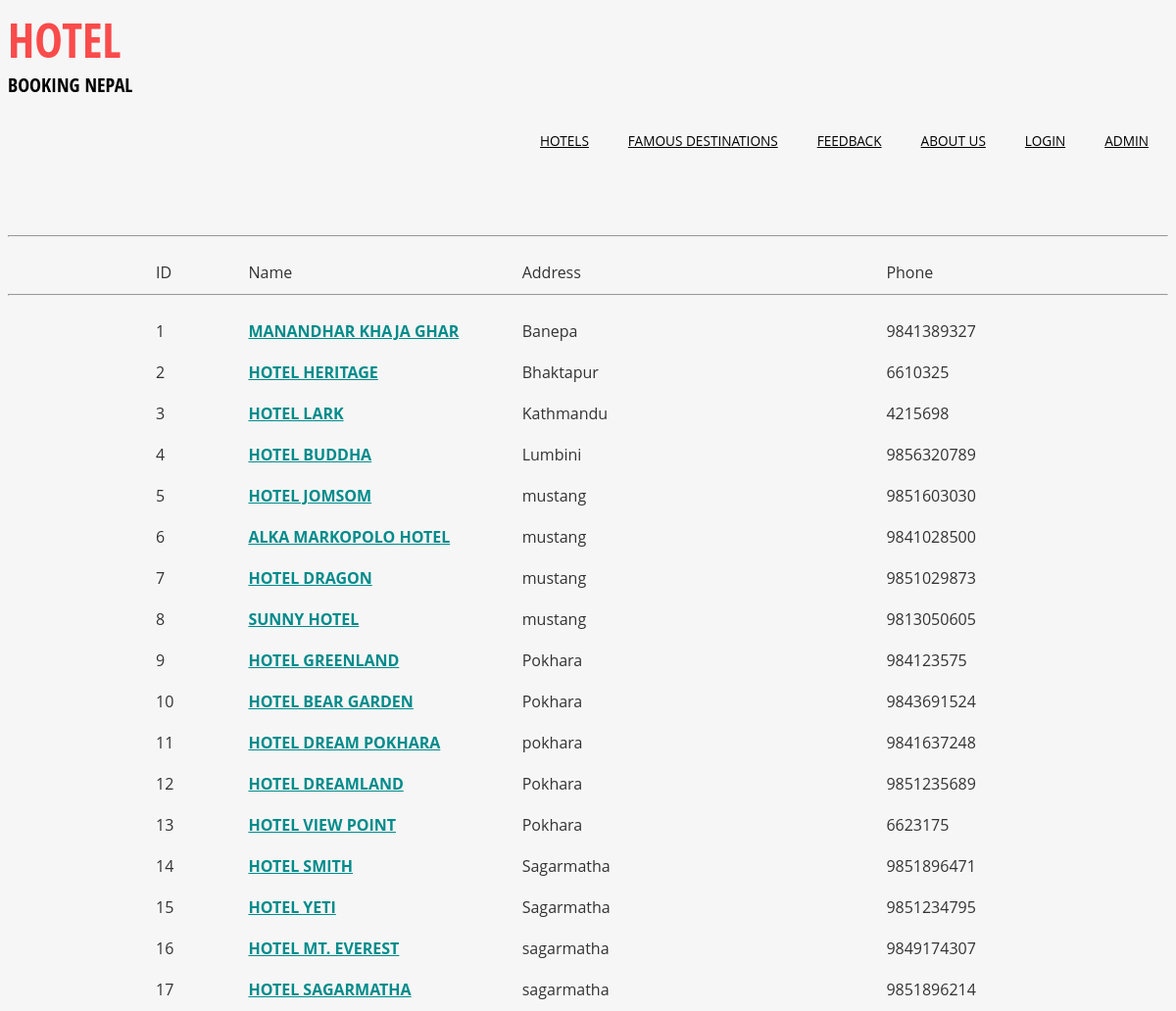
Page /php/hotels.php on the committed database.
### tables this page shows
CREATE TABLE IF NOT EXISTS `organization` (
  `organizationID` int(11) NOT NULL,
  `organization_name` varchar(30) NOT NULL,
  `organization_location` varchar(50) NOT NULL,
  `phone` bigint(20) NOT NULL,
  `phone1` bigint(11) NOT NULL DEFAULT '0',
  `pan_no` bigint(20) NOT NULL
);

### php/hotels.php (the view)
<?php
require 'header.php';
$display = "";
$i=1;
?>
<br><br><br><br><br><br>
<?php
$mysqli = new mysqli("localhost", "root", "", "reservation");
$query = $mysqli->query("SELECT * FROM organization ORDER BY organization_location ASC");
if($query->num_rows){
    while($rows = $query->fetch_array(MYSQLI_ASSOC)){
        $organizationID = $rows['organizationID'];
        $name = strtoupper($rows['organization_name']);
        $organization_name = implode(" ", explode("_", $name));
        $address = $rows['organization_location'];
        $phone = $rows['phone'];
        $display .= "<table width='75%'>
            <tr>
                <td width='10%'>$i</td>
                <td width='30%'><b><a href='hotel_details.php?id=$name&organization_id=$organizationID'>$organization_name</a></b></td>
                <td width='40%'>$address</td>
                <td width='15%'>$phone</td>
            </tr>
        </table>";
        $i++;
    }
}
?>
<hr><center>
    <table width='75%'>
        <tr>
            <td width='10%'>ID</td>
            <td width='30%'>Name</td>
            <td width='40%'>Address</td>
            <td width='15%'>Phone</td>
        </tr>
    </table>
<hr>
    <center>
<?=$display?>

### css/style.css (style rules this page uses)
body { font-family: helvetica, arial, sans-serif; background-color: lightgoldenrodyellow; color:#333333; }
a { color: darkcyan; }
td,tr { padding-top:15px; }

### css/abcd.css (style rules this page uses)
html, body { font-family: 'Open Sans', sans-serif; background:#F6F6F6; }
body a { transition:0.5s all; -webkit-transition:0.5s all; -moz-transition:0.5s all; -o-transition:0.5s all; -ms-transition:0.5s all; }

### rows in the picture
organization: organization_name "MANANDHAR KHAJA GHAR", organization_location "Banepa", phone "9841389327"
organization: organization_name "HOTEL HERITAGE", organization_location "Bhaktapur", phone "6610325"
organization: organization_name "HOTEL LARK", organization_location "Kathmandu", phone "4215698"
organization: organization_name "HOTEL BUDDHA", organization_location "Lumbini", phone "9856320789"
organization: organization_name "HOTEL JOMSOM", organization_location "mustang", phone "9851603030"
organization: organization_name "ALKA MARKOPOLO HOTEL", organization_location "mustang", phone "9841028500"
organization: organization_name "HOTEL DRAGON", organization_location "mustang", phone "9851029873"
organization: organization_name "SUNNY HOTEL", organization_location "mustang", phone "9813050605"
organization: organization_name "HOTEL GREENLAND", organization_location "Pokhara", phone "984123575"
organization: organization_name "HOTEL BEAR GARDEN", organization_location "Pokhara", phone "9843691524"
organization: organization_name "HOTEL DREAM POKHARA", organization_location "pokhara", phone "9841637248"
organization: organization_name "HOTEL DREAMLAND", organization_location "Pokhara", phone "9851235689"
organization: organization_name "HOTEL VIEW POINT", organization_location "Pokhara", phone "6623175"
organization: organization_name "HOTEL SMITH", organization_location "Sagarmatha", phone "9851896471"
organization: organization_name "HOTEL YETI", organization_location "Sagarmatha", phone "9851234795"
organization: organization_name "HOTEL MT. EVEREST", organization_location "sagarmatha", phone "9849174307"
organization: organization_name "HOTEL SAGARMATHA", organization_location "sagarmatha", phone "9851896214"

### other values in the picture
$id[0] "HOTEL"
$id[1] "BOOKING NEPAL"
